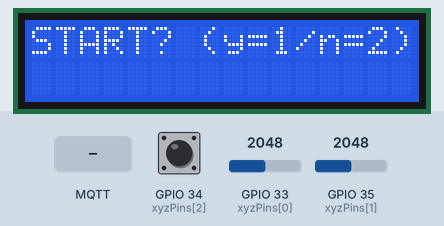
This sketch was run on a simulated ESP32. On the bench: 16×2 character LCD. The inputs (shaded band) are chosen by the test bench; at power-on: GPIO 33 (xyzPins[0]) = 2048, GPIO 34 (xyzPins[2]) HIGH, GPIO 35 (xyzPins[1]) = 2048. WiFi joins after 1.5 s; servers stay silent unless stated; no MQTT or app messages arrive unless stated; what the sketch prints to the serial monitor is not drawn.

Above: at 0.1 s.
At 2.8 s:
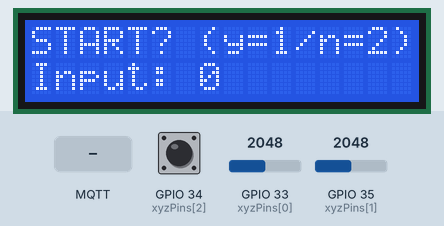
2.9 s: GPIO 33 (xyzPins[0]) set to 0
At 3.58 s:
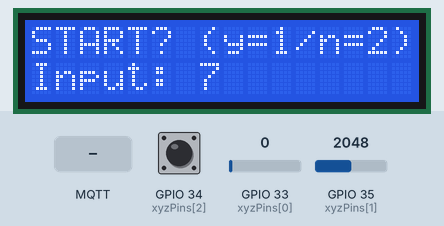
4.6 s: MQTT message "1" arrives on the first subscribed topic
6.2 s: GPIO 33 (xyzPins[0]) set to 491
7.8 s: MQTT message "on" arrives on the first subscribed topic
9.3 s: MQTT message "off" arrives on the first subscribed topic
Timing chart, 0 to 11.9 s (numbered marks = the images above; inputs shaded):
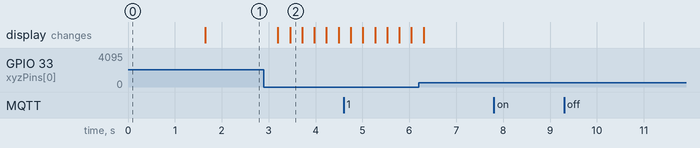

The sketch:

MQTTTest.ino
```cpp
#include <WiFi.h>
#include <PubSubClient.h>
#include <LiquidCrystal_I2C.h>
#include <Wire.h>

#define SDA 13
#define SCL 14

// WiFi
const char *ssid = "@_@ (2)"; // Enter your WiFi name
const char *password = "BudgetedBad";  // Enter WiFi password

// MQTT Broker
const char *mqtt_broker = "broker.emqx.io";
const char *topic = "testConnect";
const char *mqtt_username = "emqx";
const char *mqtt_password = "public";
const int mqtt_port = 1883;

//lcd screen, will display adata for the tic tac toe game such as what boxes available
WiFiClient espClient;
PubSubClient client(espClient);
LiquidCrystal_I2C lcd(0x27,16,2);

//add button jostick, cycles through numbers 0-9 for picking boxes in the tic tac toe game and picking options
int xyzPins[] = {33,35,34}; //xyz pins

int joystickInput = 0; //int that will be changed throughout the program. For publishing later.

void setup() {
 //setup lcd screen
 Wire.begin(SDA, SCL);
 lcd.init();
 lcd.backlight();
 lcd.setCursor(0,0);
 lcd.print("START? (y=1/n=2)");
 //setup joystick
 pinMode(xyzPins[2], INPUT_PULLUP);
 // Set software serial baud to 115200;
 Serial.begin(115200);
 // connecting to a WiFi network
 WiFi.begin(ssid, password);
 while (WiFi.status() != WL_CONNECTED) {
     delay(500);
     Serial.println("Connecting to WiFi..");
 }
 Serial.println("Connected to the WiFi network");
 //connecting to a mqtt broker
 client.setServer(mqtt_broker, mqtt_port);
 client.setCallback(callback);
 while (!client.connected()) {
     String client_id = "esp32-client-";
     client_id += String(WiFi.macAddress());
     Serial.printf("The client %s connects to the public mqtt broker\n", client_id.c_str());
     if (client.connect(client_id.c_str(), mqtt_username, mqtt_password)) {
         Serial.println("Public emqx mqtt broker connected");
     } else {
         Serial.print("failed with state ");
         Serial.print(client.state());
         delay(2000);
     }
 }
 // publish and subscribe
 client.publish(topic, "Hi EMQX I'm ESP32");
 client.subscribe(topic);


}

void callback(char *topic, byte *payload, unsigned int length) {
 Serial.print("Message arrived in topic: ");
 Serial.println(topic);
 Serial.print("Message:");
 for (int i = 0; i < length; i++) {
     Serial.print((char) payload[i]);
 }
 Serial.println();
 Serial.println("-----------------------");
}

void loop()
{
  client.loop();
  int xVal = analogRead(xyzPins[0]);
  int yVal = analogRead(xyzPins[1]);
  int zVal = digitalRead(xyzPins[2]);
  Serial.printf("X,Y,Z: %d,\t%d,\t%d\n", xVal, yVal, zVal);
  lcd.setCursor(0,1);
  lcd.print("Input: ");
  lcd.print(joystickInput);
  delay(250);
  //92-113, use joystick to pick numbers between 0-8, makes sure joystock counter is between 0-8, all possible values for the board
  if (xVal == 0)
  {
    if (joystickInput <= 0)
    {
      joystickInput = 8;
    }
    else
    {
      joystickInput--;
    }
  }
  if (xVal == 4095)
  {
    if (joystickInput >= 8)
    {
      joystickInput = 0;
    }
    else
    {
      joystickInput++;
    }
  }
  //if joystick is pointing upward, publish joystickInput int to mqttx
  if (yVal == 0)
  {
    char pub_out[1];
    sprintf(pub_out,"%d",joystickInput);
    client.publish("testConnect", pub_out);
  }
}
```

Measured:
- after the input at 2.9 s, the display: first changes after 0.30 s (image 2 shows a later state)
- after the input at 7.8 s, every drawn part: stays the same
- after the input at 9.3 s, every drawn part: stays the same
